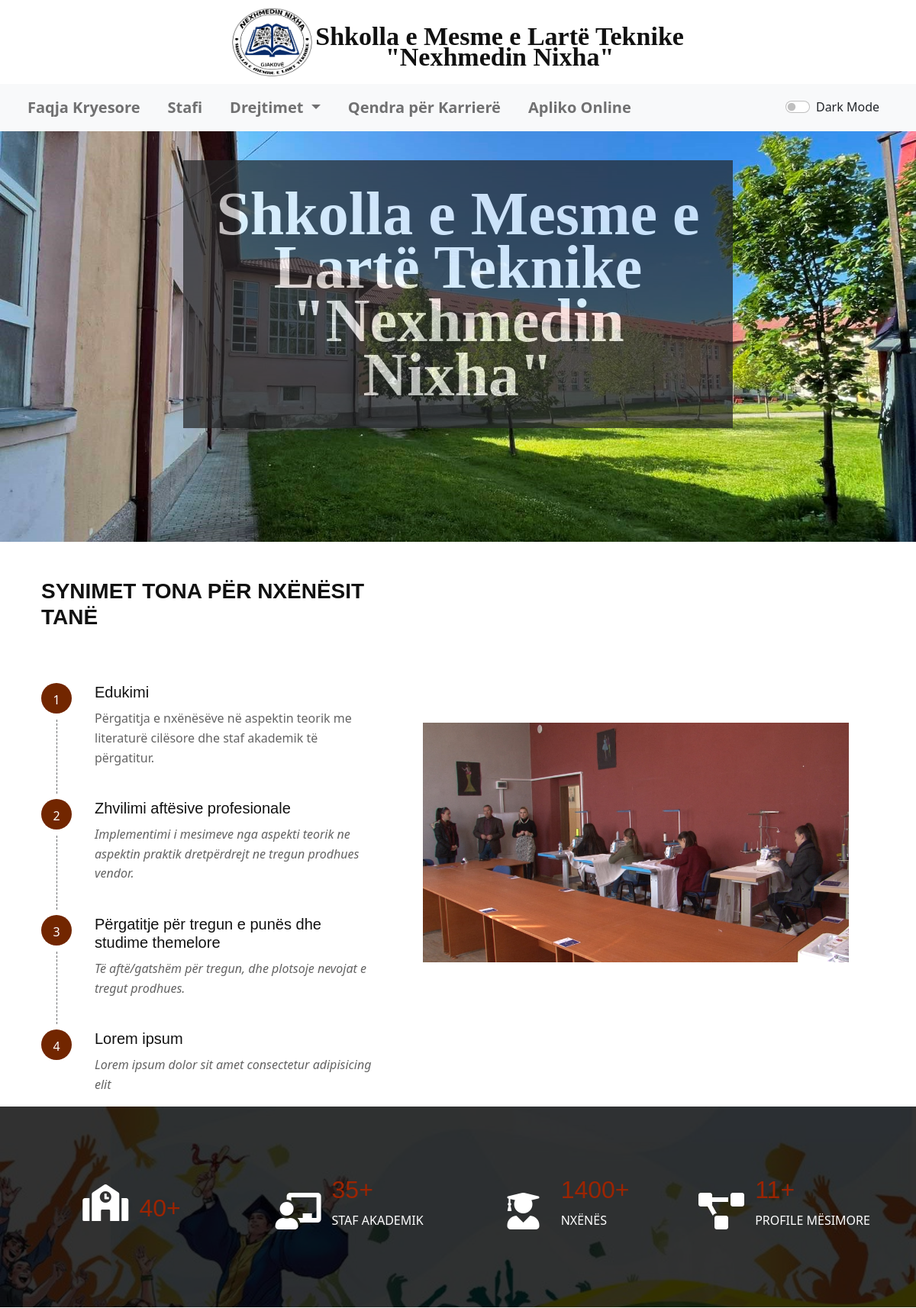
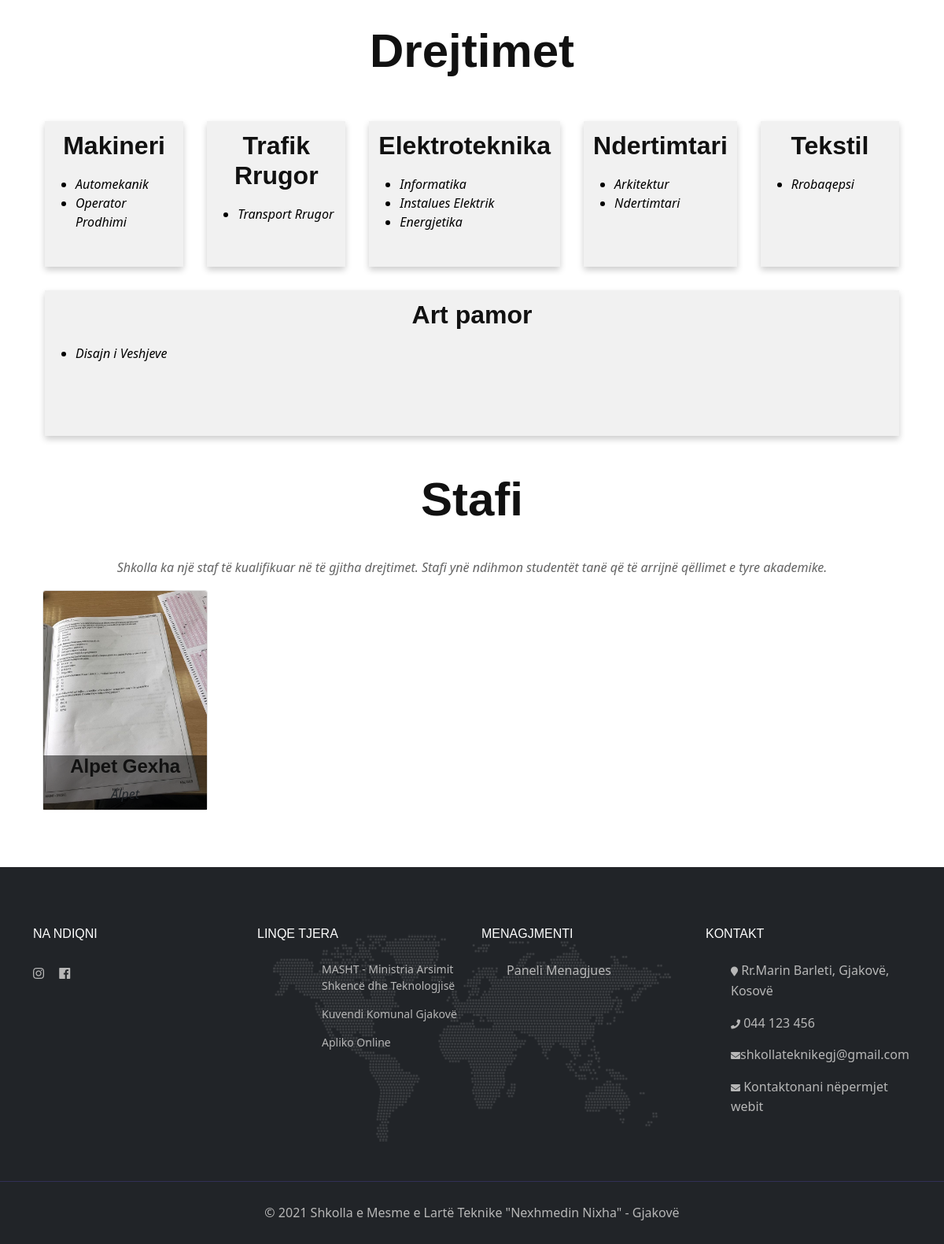
The page / on the database its author committed (2 pictures, top to bottom).
### tables this page shows
CREATE TABLE `lamia` (
  `idLamia` int(11) NOT NULL,
  `lamiaid` varchar(255) NOT NULL
);

CREATE TABLE `post_categories` (
  `id` int(10) UNSIGNED NOT NULL,
  `lamia` int(11) NOT NULL,
  `emri` varchar(40) NOT NULL,
  `emriPhoto` longtext NOT NULL
);

CREATE TABLE `stafi` (
  `stafiID` int(11) NOT NULL,
  `stafiPhoto` varchar(255) NOT NULL,
  `stafiEmri` varchar(255) NOT NULL,
  `stafiMbiemri` varchar(255) NOT NULL,
  `stafiLenda` int(11) NOT NULL
);

### index.php (the view, shortened to what this page needs)
<?php
include "server.php";
?>
<?php get_header("Faqja Kyresore"); ?>
<div class="foto-kryesore">
    <div class="foto-kryesore-text">
        <h1 class="index-font"><b> Shkolla e Mesme e Lart&euml; Teknike <br>"Nexhmedin Nixha" </b></h1><br>
    </div>
</div>
<div class="container mt-5">
    <div class="container">
        <div class="row">
            <div class="col-lg-5">
                <div class="section-title text-white">
                    <h3><b>Synimet tona për nxënësit tanë</b></h3>
                </div>
                <div class="enroll-list text-white">
                    <div class="enroll-list-item">
                        <span>1</span>
                        <h5>Edukimi</h5>
                        <p>Përgatitja e nxënësëve në aspektin teorik me literaturë cilësore dhe staf akademik të
                            përgatitur.</p>
                    </div>
                    <div class="enroll-list-item">
                        <span>2</span>
                        <h5>Zhvilimi aftësive profesionale</h5>
                        <p><i>Implementimi i mesimeve nga aspekti teorik ne aspektin praktik dretpërdrejt ne tregun
                                prodhues vendor.</i>
                        </p>
                    </div>
                    <div class="enroll-list-item">
                        <span>3</span>
                        <h5>Përgatitje për tregun e punës dhe studime themelore</h5>
                        <p><i>Të aftë/gatshëm për tregun, dhe plotsoje nevojat e tregut prodhues.</i></p>
                    </div>
                    <div class="enroll-list-item">
                        <span>4</span>
                        <h5>Lorem ipsum</h5>
                        <p><i>Lorem ipsum dolor sit amet consectetur adipisicing elit</i></p>
                    </div>
                </div>
            </div>
            <div class="col-lg-6 offset-lg-1 p-lg-0 p-4 m-auto">
                <img src="assets/img/2.jpg" alt="Shkolla2">
            </div>
        </div>
    </div>
</div>
<div class="fact-section spad set-bg" style="width: 100%;">
    <div class="container">
        <div class="row">
            <div class="col-sm-6 col-lg-3 fact">
                <div class="fact-icon">
                    <i class="fas fa-school"></i>
                </div>
                <div class="fact-text">
                    <h2>40+</h2>
                </div>
            </div>
            <div class="col-sm-6 col-lg-3 fact">
                <div class="fact-icon">
                    <i class="fas fa-chalkboard-teacher"></i>
                </div>
                <div class="fact-text">
                    <h2>35+</h2>
                    <p>Staf Akademik</p>
                </div>
            </div>
            <div class="col-sm-6 col-lg-3 fact">
                <div class="fact-icon">
                    <i class="fas fa-user-graduate"></i>
                </div>
                <div class="fact-text">
                    <h2>1400+</h2>
                    <p>Nxënës</p>
                </div>
            </div>
            <div class="col-sm-6 col-lg-3 fact">
                <div class="fact-icon">
                    <i class="fas fa-project-diagram"></i>
                </div>
                <div class="fact-text">
                    <h2>11+</h2>
                    <p>Profile mësimore</p>
                </div>
            </div>
        </div>
    </div>
</div>
<div class="container">
    <div class="drejtimet">
        <div class="container">
            <div class="row">
                <h1 class="drejtimi-h1">Drejtimet</h1>
                <?php
                $x = new ViewDrejtimet();
                $x->showDrejtimet();
                ?>
            </div>
        </div>
    </div>
    <div class="container stafi" id="Stafi">
        <h2 class="drejtimi-h1">Stafi</h2>
        <i>
            <p style="text-align: center;">Shkolla ka një staf të kualifikuar në të gjitha drejtimet. Stafi ynë ndihmon studentët tanë që të arrijnë qëllimet e tyre akademike.</p>
        </i>
        <div class="owl-carousel owl-theme">
            <?php
            $sql = "SELECT * FROM stafi ";
            if ($result = mysqli_query($db, $sql)) {
                foreach ($result as $get_kadegoirt_menu1 => $row) {
            ?>
                    <div class="item">
                        <div class="card">
                            <img class="card-img-top" src="assets/img/stafi/<?= $row['stafiPhoto']; ?>">
                            <div class="card-block">
                                <h4 class="card-title"><b><?= $row['stafiEmri'] . " " . $row['stafiMbiemri'];  ?></b></h4>
                                <div class="card-text mb-2">
                                    <i><?= $row['stafiEmri']; ?></i>
                                </div>
                            </div>
                        </div>
                    </div>
            <?php }
            } ?>
        </div>
    </div>
</div>
<br> <br> <br>
<?php get_footer(); ?>
</html>

### server-style.php (shortened to what this page needs)
<?php
function get_header($tabName, $classbody = null)
{
?>
  <!DOCTYPE html>
  <html>
  <head>
    <link rel="stylesheet" href="assets/css/style.css">
    <link rel="stylesheet" href="assets/css/dark-mode.css">
    <link rel="stylesheet" href="https://cdnjs.cloudflare.com/ajax/libs/font-awesome/4.7.0/css/font-awesome.min.css">
    <link rel="stylesheet" href="https://use.fontawesome.com/releases/v5.7.2/css/all.css">
    <link rel="stylesheet" href="https://cdn.jsdelivr.net/npm/bootstrap@4.5.3/dist/css/bootstrap.min.css">
    <link href="https://cdn.jsdelivr.net/npm/bootstrap@5.0.0-beta1/dist/css/bootstrap.min.css" rel="stylesheet">
    <link rel="stylesheet" href="https://cdnjs.cloudflare.com/ajax/libs/OwlCarousel2/2.3.4/assets/owl.carousel.min.css" />
    <link rel="stylesheet" href="https://cdnjs.cloudflare.com/ajax/libs/OwlCarousel2/2.3.4/assets/owl.theme.default.min.css" />
  </head>
  <body class="<?= $classbody ?>">
    <div class="header-section">
      <div class="container ">
        <img style="width: 105px; height: 90px;" src="assets/img/logo.png" alt="Logo e shkolles ">
        <a href="index.php" class="site-logo">
          <h5 style="width:auto;"><b>Shkolla e Mesme e Lart&euml; Teknike<br> "Nexhmedin Nixha"</b></h5>
        </a>
      </div>
    </div>
    <nav class="navbar sticky-top navbar-expand-lg bg-light navbar-light ">
      <div class="container-xxl" aria-label="Main navigation">
        <div class="collapse justify-content-md-center navbar-collapse" id="collapsibleNavbar">
          <ul class="navbar-nav">
            <li class="nav-item">
              <a class="nav-link" href="index.php">Faqja Kryesore</a>
            </li>
            <li class="nav-item dropdown">
              <a class="nav-link" href="#Stafi">
                Stafi
              </a>
            </li>
            <li class="nav-item dropdown">
              <a class="nav-link dropdown-toggle" href="#" id="navbardrop" data-toggle="dropdown">
                Drejtimet
              </a>
                <?php get_kadegoirt_menu("post_categories") ?>
            </li>
            <li class="nav-item">
              <a class="nav-link" href="qendra-per-karier.php">Qendra p&euml;r Karrier&euml;</a>
            </li>
            <li class="nav-item">
              <a class="nav-link" href="apliko_online.php">Apliko Online</a>
            </li>
          </ul>
          <ul class="navbar-nav ml-auto">
            <li class="nav-item">
              <div class="form-check form-switch">
                <input class="form-check-input" type="checkbox" id="darkMode">
                <label class="form-check-label" for="darkMode">Dark Mode</label>
              </div>
            </li>
          </ul>
        </div>
      </div>
    </nav>
  <?php
}
function get_footer()
{
  ?>
    <footer class="footer-section">
      <div class="container footer-top">
        <div class="row">
          <div class="col-sm-6 col-lg-3 footer-widget">
            <div class="about-widget">
              <h6 class="fw-title">Na ndiqni</h6>
              <div class="social pt-1">
                <a href="#"><i class="fab fa-instagram"></i></a>
                <a href="https://www.facebook.com/SHKOLLA-E-MESME-TEKNIKE-NEXHMEDIN-NIXHA-209838089061578/community/" target="_blank"><i class="fab fa-facebook"></i></a>
              </div>
            </div>
          </div>
          <div class="col-sm-6 col-lg-3 footer-widget">
            <h6 class="fw-title">Linqe tjera</h6>
            <div class="dobule-link">
              <ul>
                <li><a href="https://masht.rks-gov.net/en" target="_blank">MASHT - Ministria Arsimit Shkencë dhe Teknologjisë</a></li>
                <li><a href="https://www.facebook.com/KomunaeGjakoves/" target="_blank">Kuvendi Komunal Gjakovë</a></li>
                <li><a href="apliko_online.php">Apliko Online</a></li>
              </ul>
            </div>
          </div>
          <div class="col-sm-6 col-lg-3 footer-widget">
            <h6 class="fw-title">Menagjmenti</h6>
            <ul class="recent-admin">
              <li>
                <a href="admin/index.php">Paneli Menagjues</a>
              </li>
            </ul>
          </div>
          <div class="col-sm-6 col-lg-3 footer-widget">
            <h6 class="fw-title">Kontakt</h6>
            <ul class="contact">
              <li>
                <p><i class="fa fa-map-marker"></i> Rr.Marin Barleti, Gjakovë,<br> Kosovë</p>
              </li>
              <li>
                <p><i class="fa fa-phone"></i> 044 123 456 </p>
              </li>
              <li>
                <p><i class="fa fa-envelope"></i>shkollateknikegj@gmail.com</p>
              </li>
              <li>
                <p><i class="fa fa-envelope"></i> <a href="contact.php">
                    Kontaktonani nëpermjet webit</a></p>
              </li>
            </ul>
          </div>
        </div>
      </div>
      <div class="copyright">
        <div class="container">
          <p>
            © 2021 Shkolla e Mesme e Lart&euml; Teknike "Nexhmedin Nixha" - Gjakovë
          </p>
        </div>
      </div>
    </footer>
  </body>
  </html>
<?php
}
?>

### server.php (shortened to what this page needs)
<?php
include "server-style.php";
function get_kat_link($table)
{
  require("config.php");
  $sql = "SELECT * from post_categories where lamia='$table'";
  if ($result = mysqli_query($db, $sql)) {
    foreach ($result  as $row) {
      echo  ' <a href="kategoria.php?id=' . $row['id'] . '">  <li> ' . $row['emri'] . ' </li>  </a>';
    }
  }
}
function get_kadegoirt_menu($table)
{
  require("config.php");
  $sql = "SELECT * FROM $table ";
  if ($result = mysqli_query($db, $sql)) {
    foreach ($result as $kategori_memu) {
      echo '
      <a class="dropdown-item" href="kategoria.php?id=' . $kategori_memu['id'] . '">' . $kategori_memu['emri'] . '</a>
	      	';
    }
  }
}
class DB
{
  protected function connection()
  {
    $this->servername = "localhost";
    $this->username = "root";
    $this->password = "";
    $this->database = "nexhmedinnixha";
    $db = new mysqli($this->servername, $this->username, $this->password, $this->database);
    return $db;
  }
}
class Drejtimet extends DB
{
  protected function getDrejtimet()
  {
    $sql = "SELECT * FROM lamia";
    $result = $this->connection()->query($sql);
    $NumRow = $result->num_rows;
    if ($NumRow > 0) {
      while ($row = $result->fetch_assoc()) {
        $data[] = $row;
      }
      return $data;
    }
  }
}
class ViewDrejtimet extends Drejtimet
{
  public function showDrejtimet()
  {
    $datas = $this->getDrejtimet();
    foreach ($datas as $data) {
      echo '
        <div class="col">
            <div class="drejtimi-heading">
                <h2>' . $data['lamiaid'] . '</h2>
                <ul>';
      echo get_kat_link($data['idLamia']);
      echo '
                </ul>
            </div>
        </div>
      ';
    }
  }
}

### index.php (style rules this page uses)
.col { padding: 15px; }

### rows shown on the page
lamia: lamiaid "Makineri"
post_categories: emri "Automekanik"
post_categories: emri "Operator Prodhimi"
lamia: lamiaid "Trafik Rrugor"
post_categories: emri "Transport Rrugor"
lamia: lamiaid "Elektroteknika"
post_categories: emri "Informatika"
post_categories: emri "Instalues Elektrik"
post_categories: emri "Energjetika"
lamia: lamiaid "Ndertimtari"
post_categories: emri "Arkitektur"
post_categories: emri "Ndertimtari"
lamia: lamiaid "Tekstil"
post_categories: emri "Rrobaqepsi"
lamia: lamiaid "Art pamor"
post_categories: emri "Disajn i Veshjeve"
stafi: stafiPhoto (picture), stafiEmri "Alpet", stafiMbiemri "Gexha"
